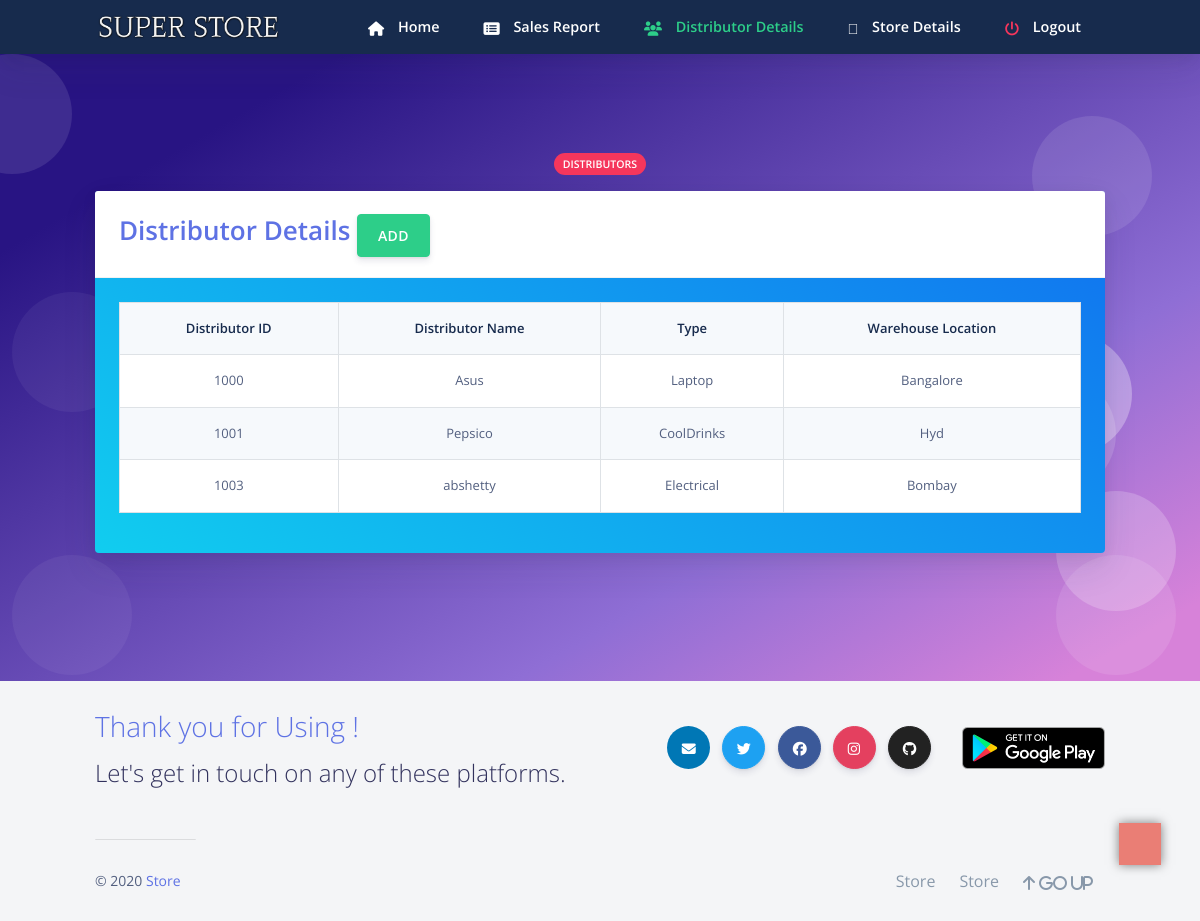
Page /admin/distd.php (signed in) on the committed database.
### tables this page shows
CREATE TABLE `dstbr` (
  `DID` int(11) NOT NULL,
  `DNAME` varchar(20) NOT NULL,
  `DPASS` varchar(20) NOT NULL DEFAULT 'admin',
  `DTYPE` varchar(20) NOT NULL,
  `DLOC` varchar(30) NOT NULL
);

### admin/distd.php (the view, shortened to what this page needs)
<?php
include('session1.php');
?>
<!DOCTYPE html>
<html>
<head>
	<link rel="stylesheet" href="https://stackpath.bootstrapcdn.com/bootstrap/4.3.1/css/bootstrap.min.css"
>
	<link rel="stylesheet" href="https://pro.fontawesome.com/releases/v5.10.0/css/all.css"
/>
	<link rel="stylesheet" href=" https://cdnjs.cloudflare.com/ajax/libs/bootstrap-social/5.1.1/bootstrap-social.min.css "/>
  <link href="https://use.fontawesome.com/releases/v5.0.6/css/all.css" rel="stylesheet">
  <link href="../assets/css/nucleo-icons.css" rel="stylesheet" />
  <link href="../assets/css/nucleo-svg.css" rel="stylesheet" />
  <link rel="stylesheet" href="../assets/css/creativetim.min.css" type="text/css">
</head>
  <body class="bg-white" id="top">
    <nav
      id="navbar-main"
      class="
        navbar navbar-main navbar-expand-lg
        bg-default
        navbar-light
        position-sticky
        top-0
        shadow
        py-0
      "
    >
      <div class="container">
        <ul class="navbar-nav navbar-nav-hover align-items-lg-center">
          <li class="nav-item dropdown">
            <a href="../index.php" class="navbar-brand mr-lg-5 text-white">
                               <img src="../assets/img/nav.png" />
            </a>
          </li>
        </ul>
        <div class="navbar-collapse collapse bg-default" id="navbar_global">
          <ul class="navbar-nav align-items-lg-center ml-auto">
		  	 <li class="nav-item">
              <a href="dhome.php" class="nav-link">
                <span class="text-white nav-link-inner--text font-weight-bold"
                  ><i class="text-white fas fa-home"></i> Home</span
                >
              </a>
            </li>
		   <li class="nav-item">
              <a href="sales.php" class="nav-link">
                <span class="text-white nav-link-inner--text font-weight-bold"
                  ><i class="text-white fas fa-list-alt"></i> Sales Report</span
                >
              </a>
            </li>
			 <li class="nav-item">
              <a href="distd.php" class="nav-link">
                <span class="text-success nav-link-inner--text font-weight-bold"
                  ><i class="text-success fas fa-users"></i> Distributor Details</span
                >
              </a>
            </li>
			<li class="nav-item">
              <a href="stored.php" class="nav-link">
                <span class="text-white nav-link-inner--text font-weight-bold"
                  ><i class="text-white fad fa-store-alt"></i> Store Details</span
                >
              </a>
            </li>
		   <li class="nav-item">
              <a href="logout1.php" class="nav-link">
                <span class="text-white nav-link-inner--text font-weight-bold"
                  ><i class="text-danger fas fa-power-off"></i> Logout</span
                >
              </a>
            </li>
          </ul>
        </div>
      </div>
    </nav>
  <section class="section section-shaped section-lg">
    <div class="shape shape-style-1 shape-primary">
      <span></span>
      <span></span>
      <span></span>
      <span></span>
      <span></span>
      <span></span>
      <span></span>
      <span></span>
      <span></span>
      <span></span>
    </div>
<div class="container ">
    	 <div class="row">
          <div class="col-md-8 mx-auto text-center">
            <span class="badge badge-danger badge-pill mb-3">Distributors</span>
          </div>
        </div>
          <div class="row row-content">
            <div class="col-md-12 mb-3">
				<div class="card text-white bg-gradient-info mb-3">
				  <div class="card-header">
				  <span class=" text-primary display-4" > Distributor Details  </span>
					 <button class=" btn btn-success pull-right" data-toggle="modal" data-target="#dist">
                        ADD
                      </button>
				  </div>
				  <div class="card-body text-white">
					 <table class="table table-striped table-hover table-bordered bg-gradient-white text-center">
						<tr class="font-weight-bold text-default">
						  <th>Distributor ID</th>
						  <th>Distributor Name</th>
						  <th>Type</th>
						  <th>Warehouse Location</th>
						</tr>
						<?php
					  $order59 ="SELECT * FROM dstbr order by DID";
					  $food9 = mysqli_query($conn, $order59);
					  while($oss55 = mysqli_fetch_assoc($food9))
					  {echo '<tr ><td>'. $oss55["DID"]."</td><td>". $oss55["DNAME"] . "</td><td>". $oss55["DTYPE"]. "</td><td>".$oss55["DLOC"]."</td></tr>";
					  }
				?>
				  </table>
				  </div>
				</div>
            </div>
          </div>
        </div>
</section>
    <?php require("../footer.php");?>
</body>
</html>

### rows in the picture
dstbr: DID "1000", DNAME "Asus", DTYPE "Laptop", DLOC "Bangalore"
dstbr: DID "1001", DNAME "Pepsico", DTYPE "CoolDrinks", DLOC "Hyd"
dstbr: DID "1003", DNAME "abshetty", DTYPE "Electrical", DLOC "Bombay"
